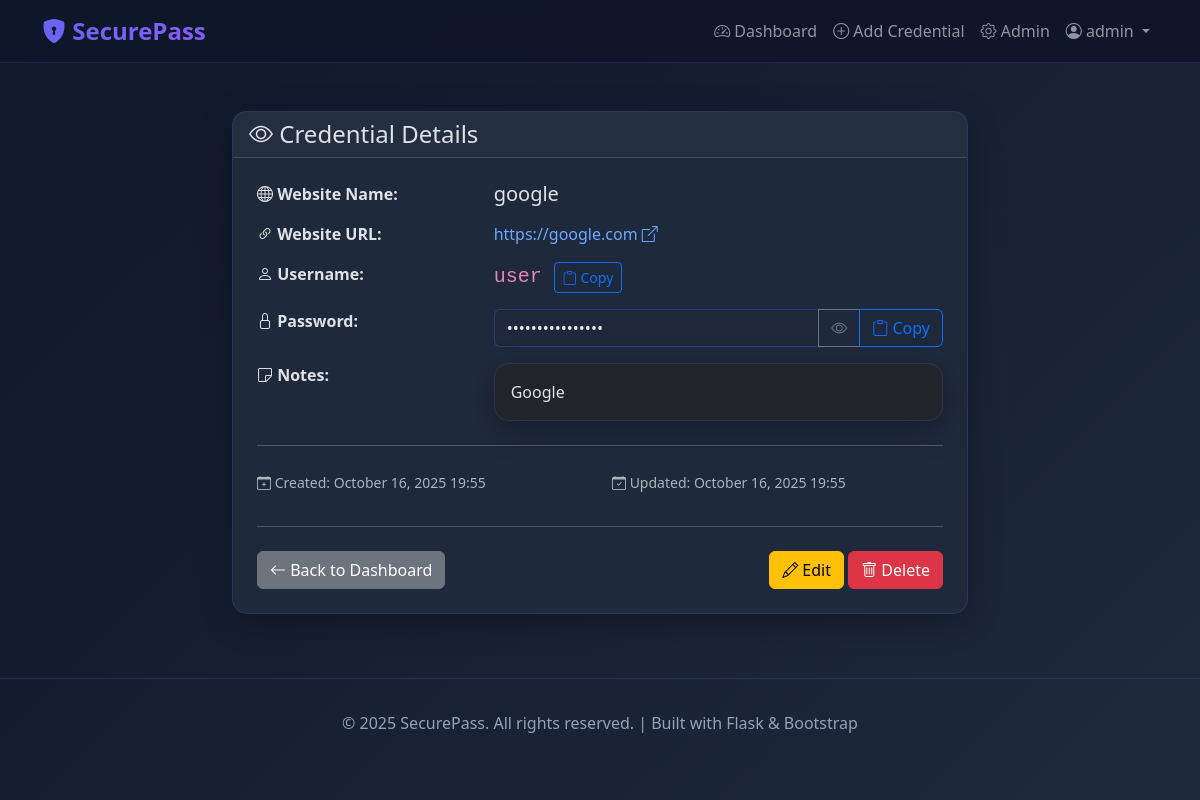
Page /credential/view/2 (signed in) on the committed database.
### models.py (models this page shows, shortened)
class User(UserMixin, db.Model):
    __tablename__ = 'users'
    user_id = db.Column(db.Integer, primary_key=True, autoincrement=True)
    username = db.Column(db.String(50), unique=True, nullable=False, index=True)
    email = db.Column(db.String(100), unique=True, nullable=False, index=True)
    password_hash = db.Column(db.String(255), nullable=False)
    role = db.Column(db.String(10), default='user', nullable=False)
    created_at = db.Column(db.DateTime, default=datetime.utcnow)
    credentials = db.relationship('Credential', backref='owner', lazy='dynamic', cascade='all, delete-orphan')
    audit_logs = db.relationship('AuditLog', backref='user', lazy='dynamic', cascade='all, delete-orphan')
    def is_admin(self):
        return self.role == 'admin'

class Credential(db.Model):
    __tablename__ = 'credentials'
    credential_id = db.Column(db.Integer, primary_key=True, autoincrement=True)
    user_id = db.Column(db.Integer, db.ForeignKey('users.user_id'), nullable=False, index=True)
    website_name = db.Column(db.String(100), nullable=False, index=True)
    website_url = db.Column(db.String(255))
    username = db.Column(db.String(100), nullable=False)
    encrypted_password = db.Column(db.LargeBinary, nullable=False)  # Stores AES encrypted password
    notes = db.Column(db.Text)
    created_at = db.Column(db.DateTime, default=datetime.utcnow)
    updated_at = db.Column(db.DateTime, default=datetime.utcnow, onupdate=datetime.utcnow)

### app.py (the view)
@app.route('/credential/view/<int:credential_id>')
@login_required
def view_credential(credential_id):
    credential = db.session.get(Credential, credential_id)
    if not credential:
        flash('Credential not found.', 'danger')
        return redirect(url_for('dashboard'))
    if credential.user_id != current_user.user_id and not current_user.is_admin():
        flash('Unauthorized access.', 'danger')
        return redirect(url_for('dashboard'))
    try:
        decrypted_password = decrypt_password(credential.encrypted_password)
        try:
            log = AuditLog(
                user_id=current_user.user_id,
                action='VIEW_CREDENTIAL',
                description=f'Viewed credential for {credential.website_name}',
                ip_address=get_client_ip()
            )
            db.session.add(log)
            db.session.commit()
        except:
            pass
        return render_template('view_credential.html', credential=credential, password=decrypted_password)
    except Exception as e:
        flash('Failed to decrypt password.', 'danger')
        print(f'Decrypt error: {str(e)}')
        return redirect(url_for('dashboard'))

### app.py (called while the page is built)
@login_manager.user_loader
def load_user(user_id):
    return db.session.get(User, int(user_id))

def get_client_ip():
    if request.headers.get('X-Forwarded-For'):
        return request.headers.get('X-Forwarded-For').split(',')[0]
    return request.remote_addr or '127.0.0.1'

### crypto_utils.py (called while the page is built)
def derive_key(master_password: str, salt: bytes) -> bytes:
    kdf = PBKDF2HMAC(
        algorithm=hashes.SHA256(),
        length=32,  # 256 bits for AES-256
        salt=salt,
        iterations=100000,  # OWASP recommended minimum
        backend=default_backend()
    )
    return kdf.derive(master_password.encode())

def decrypt_password(encrypted_data: bytes) -> str:
    try:
        salt = encrypted_data[:16]
        nonce = encrypted_data[16:28]
        ciphertext = encrypted_data[28:]
        key = derive_key(MASTER_PASSWORD, salt)
        aesgcm = AESGCM(key)
        plaintext = aesgcm.decrypt(nonce, ciphertext, None)
        return plaintext.decode()
    except Exception as e:
        raise ValueError(f"Decryption failed: {str(e)}")

### templates/view_credential.html (shortened to what this page needs)
{% extends "base.html" %}
{% block content %}
<div class="row justify-content-center">
    <div class="col-md-8">
        <div class="card">
            <div class="card-header">
                <h4 class="mb-0">
                    <i class="bi bi-eye"></i> Credential Details
                </h4>
            </div>
            <div class="card-body p-4">
                <div class="row mb-3">
                    <div class="col-md-4">
                        <strong><i class="bi bi-globe"></i> Website Name:</strong>
                    </div>
                    <div class="col-md-8">
                        <h5 class="mb-0">{{ credential.website_name }}</h5>
                    </div>
                </div>
                {% if credential.website_url %}
                <div class="row mb-3">
                    <div class="col-md-4">
                        <strong><i class="bi bi-link-45deg"></i> Website URL:</strong>
                    </div>
                    <div class="col-md-8">
                        <a href="{{ credential.website_url }}" target="_blank" class="text-decoration-none">
                            {{ credential.website_url }}
                            <i class="bi bi-box-arrow-up-right"></i>
                        </a>
                    </div>
                </div>
                {% endif %}
                <div class="row mb-3">
                    <div class="col-md-4">
                        <strong><i class="bi bi-person"></i> Username:</strong>
                    </div>
                    <div class="col-md-8">
                        <code class="fs-5">{{ credential.username }}</code>
                        <button class="btn btn-sm btn-outline-primary ms-2"
                                onclick="copyToClipboard('{{ credential.username }}', 'username')">
                            <i class="bi bi-clipboard"></i> Copy
                        </button>
                    </div>
                </div>
                <div class="row mb-3">
                    <div class="col-md-4">
                        <label for="passwordField" id="passwordLabel"><strong><i class="bi bi-lock"></i> Password:</strong></label>
                    </div>
                    <div class="col-md-8">
                        <div class="input-group">
                            <input type="password" class="form-control" id="passwordField"
                                   value="{{ password }}" readonly aria-labelledby="passwordLabel">
                            <button class="btn btn-outline-secondary" type="button"
                                    id="togglePassword" title="Show/Hide Password">
                                <i class="bi bi-eye" id="toggleIcon"></i>
                            </button>
                            <button class="btn btn-outline-primary" type="button"
                                    onclick="copyToClipboard('{{ password }}', 'password')">
                                <i class="bi bi-clipboard"></i> Copy
                            </button>
                        </div>
                    </div>
                </div>
                {% if credential.notes %}
                <div class="row mb-3">
                    <div class="col-md-4">
                        <strong><i class="bi bi-sticky"></i> Notes:</strong>
                    </div>
                    <div class="col-md-8">
                        <div class="card bg-dark">
                            <div class="card-body">
                                {{ credential.notes }}
                            </div>
                        </div>
                    </div>
                </div>
                {% endif %}
                <hr class="my-4">
                <div class="row">
                    <div class="col-md-6 mb-2">
                        <small class="text-muted">
                            <i class="bi bi-calendar-plus"></i> Created:
                            {{ credential.created_at.strftime('%B %d, %Y %H:%M') }}
                        </small>
                    </div>
                    <div class="col-md-6 mb-2">
                        <small class="text-muted">
                            <i class="bi bi-calendar-check"></i> Updated:
                            {{ credential.updated_at.strftime('%B %d, %Y %H:%M') }}
                        </small>
                    </div>
                </div>
                <hr class="my-4">
                <div class="d-flex justify-content-between">
                    <a href="{{ url_for('dashboard') }}" class="btn btn-secondary">
                        <i class="bi bi-arrow-left"></i> Back to Dashboard
                    </a>
                    <div>
                        <a href="{{ url_for('edit_credential', credential_id=credential.credential_id) }}"
                           class="btn btn-warning">
                            <i class="bi bi-pencil"></i> Edit
                        </a>
                        <button type="button" class="btn btn-danger"
                                data-credential-id="{{ credential.credential_id }}"
                                data-website-name="{{ credential.website_name }}"
                                onclick="confirmDelete(this)">
                            <i class="bi bi-trash"></i> Delete
                        </button>
                    </div>
                </div>
            </div>
        </div>
    </div>
</div>
{% endblock %}

### templates/base.html (shortened to what this page needs)
<!DOCTYPE html>
<html lang="en" data-bs-theme="dark">
<head>
    <link href="https://cdn.jsdelivr.net/npm/bootstrap@5.3.2/dist/css/bootstrap.min.css" rel="stylesheet">
    <link rel="stylesheet" href="https://cdn.jsdelivr.net/npm/bootstrap-icons@1.11.1/font/bootstrap-icons.css">
</head>
<body>
    <nav class="navbar navbar-expand-lg navbar-dark sticky-top">
        <div class="container">
            <a class="navbar-brand" href="{{ url_for('index') }}">
                <i class="bi bi-shield-lock-fill"></i> SecurePass
            </a>
            <div class="collapse navbar-collapse" id="navbarNav">
                <ul class="navbar-nav ms-auto">
                    {% if current_user.is_authenticated %}
                        <li class="nav-item">
                            <a class="nav-link" href="{{ url_for('dashboard') }}">
                                <i class="bi bi-speedometer2"></i> Dashboard
                            </a>
                        </li>
                        <li class="nav-item">
                            <a class="nav-link" href="{{ url_for('add_credential') }}">
                                <i class="bi bi-plus-circle"></i> Add Credential
                            </a>
                        </li>
                        {% if current_user.is_admin() %}
                        <li class="nav-item">
                            <a class="nav-link" href="{{ url_for('admin_panel') }}">
                                <i class="bi bi-gear"></i> Admin
                            </a>
                        </li>
                        {% endif %}
                        <li class="nav-item dropdown">
                            <a class="nav-link dropdown-toggle" href="#" id="userDropdown" role="button"
                               data-bs-toggle="dropdown" aria-expanded="false">
                                <i class="bi bi-person-circle"></i> {{ current_user.username }}
                            </a>
                        </li>
                    {% endif %}
                </ul>
            </div>
        </div>
    </nav>
    <main class="container my-5">
        {% block content %}{% endblock %}
    </main>
    <footer class="footer">
        <div class="container">
            <p>&copy; 2025 SecurePass. All rights reserved. | Built with Flask & Bootstrap</p>
        </div>
    </footer>
</body>
</html>

### templates/base.html (style rules this page uses)
:root { --primary-color: #6366f1; --secondary-color: #8b5cf6; --dark-bg: #0f172a; --card-bg: #1e293b; --hover-bg: #334155; }
body { background: linear-gradient(135deg, var(--dark-bg) 0%, #1e293b 100%); min-height: 100vh; font-family: 'Segoe UI', Tahoma, Geneva, Verdana, sans-serif; }
.navbar { background: rgba(15, 23, 42, 0.95) !important; -webkit-backdrop-filter: blur(10px); backdrop-filter: blur(10px); border-bottom: 1px solid rgba(99, 102, 241, 0.2); }
.navbar-brand { font-weight: 700; font-size: 1.5rem; background: linear-gradient(135deg, var(--primary-color), var(--secondary-color)); -webkit-background-clip: text; -webkit-text-fill-color: transparent; }
.card { background: var(--card-bg); border: 1px solid rgba(99, 102, 241, 0.2); border-radius: 15px; box-shadow: 0 8px 32px rgba(0, 0, 0, 0.3); transition: transform 0.3s ease, box-shadow 0.3s ease; }
.form-control, .form-select { background: rgba(30, 41, 59, 0.8); border: 1px solid rgba(99, 102, 241, 0.3); color: #e2e8f0; transition: all 0.3s ease; }
.footer { margin-top: 4rem; padding: 2rem 0; border-top: 1px solid rgba(99, 102, 241, 0.2); text-align: center; color: #94a3b8; }

### rows in the picture
User: username "admin"
Credential: website_name "google", website_url "https://google.com", username "user", notes "Google", created_at "October 16, 2025 19:55", updated_at "October 16, 2025 19:55"
